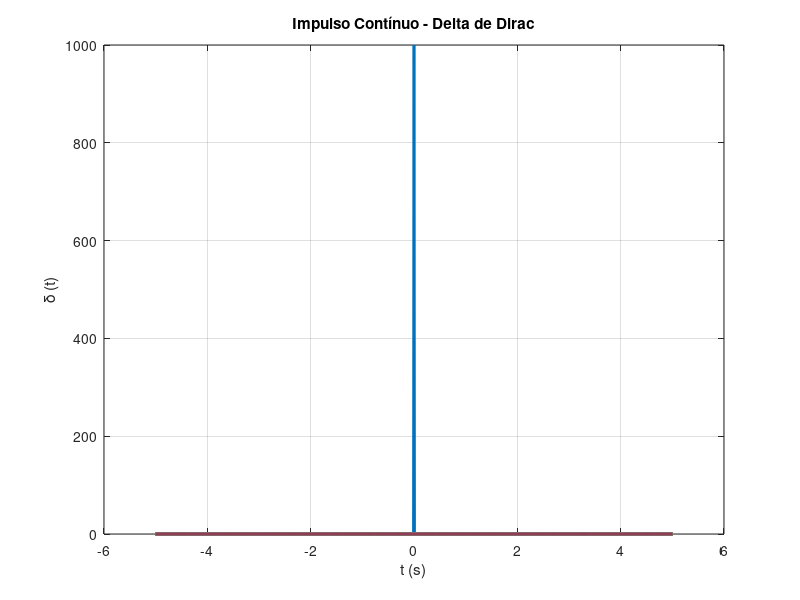

The MATLAB script that drew this image:
%Script: modelos_sinais.m

clear all;  % limpa a workspace
close all; % fecha todas as janelas de plot
clc

% O vetor de t (tempo em s)
% Período de amostrage: Ts = 1 ms
% Frequência de amostragem: fs = 1 kHz
t = -5:0.01:5;

% Largura do pulso retangular
epsilon = 0.001;

delta = zeros(length(t));

delta(abs(t) < epsilon/2) = 1/epsilon;

plot(t, delta, 'LineWidth', 2);
grid on;
title('Impulso Contínuo - Delta de Dirac');
xlabel('t (s)');
ylabel('\delta (t)');
